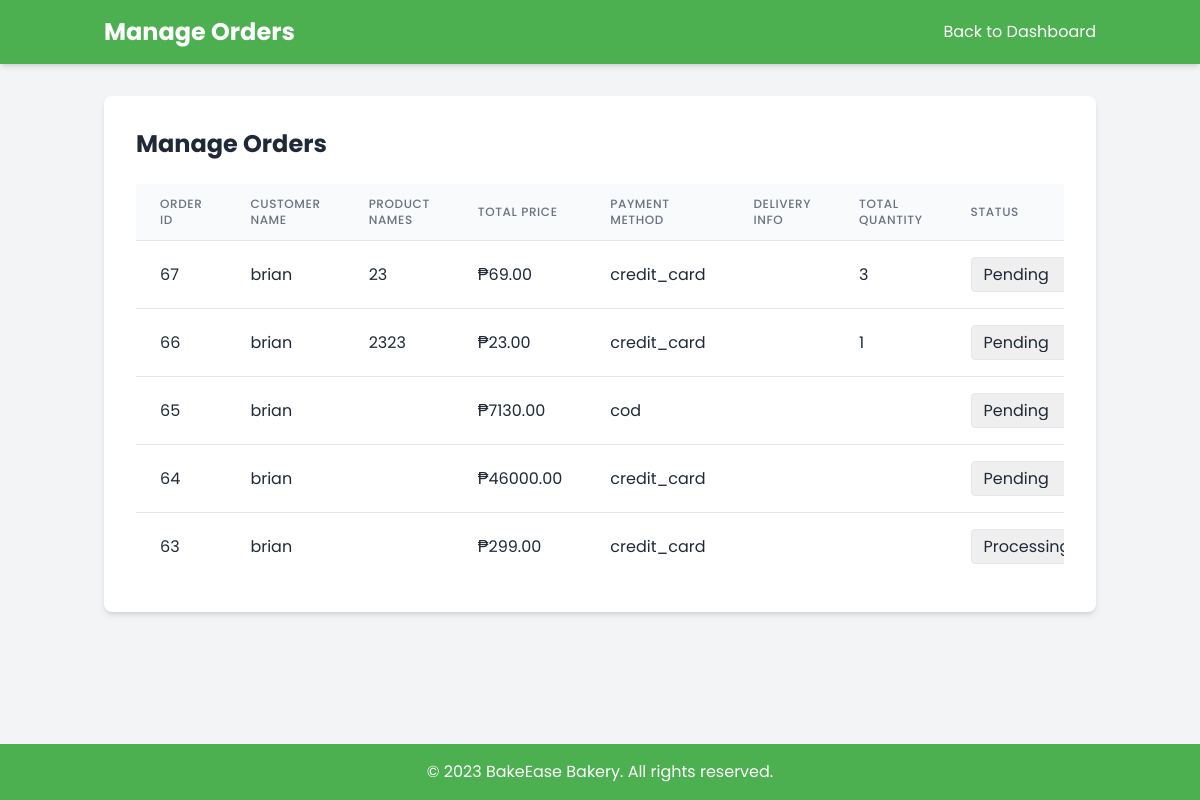
The app's page /views/admin/manage_orders.php (signed in), older data.
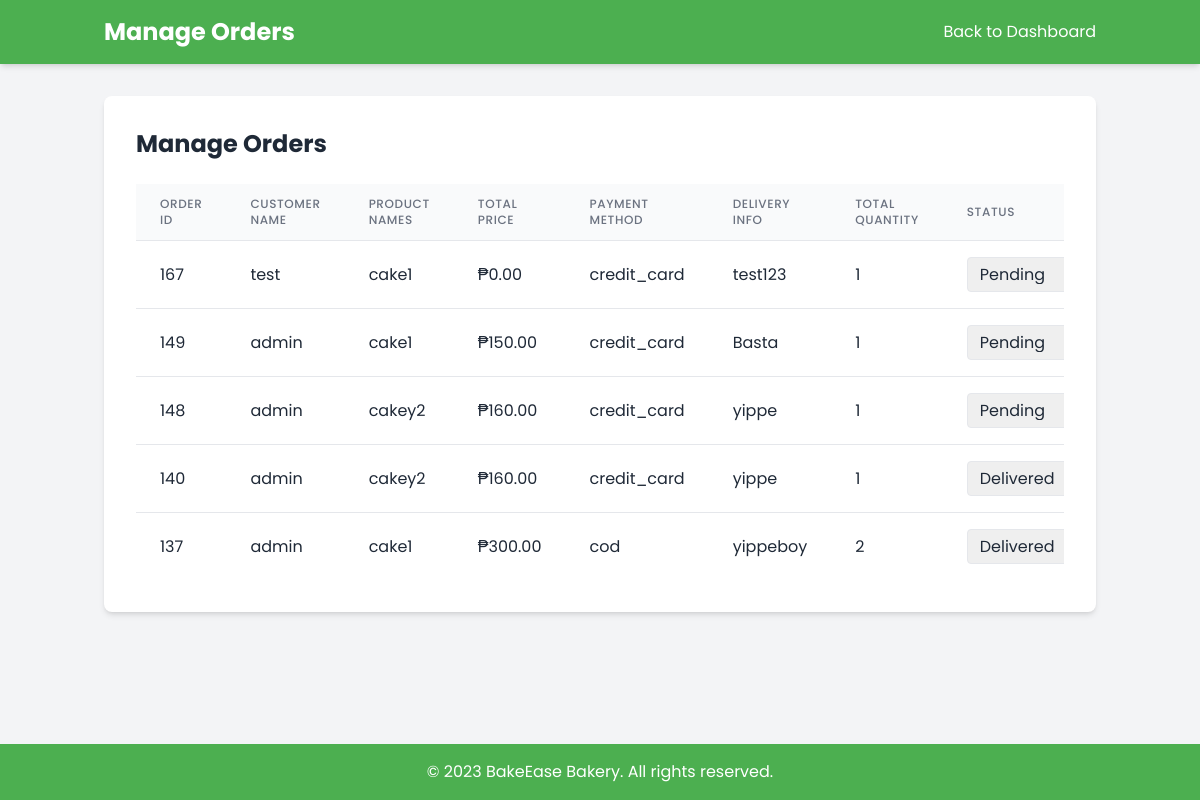
The same page, newer data.
### tables this page shows
CREATE TABLE `orders` (
  `id` int(11) NOT NULL,
  `user_id` int(11) NOT NULL,
  `customer_email` varchar(255) DEFAULT NULL,
  `product_id` int(11) NOT NULL,
  `quantity` int(11) NOT NULL,
  `total_price` decimal(10,2) NOT NULL,
  `payment_method` varchar(50) NOT NULL,
  `address` text NOT NULL,
  `status` varchar(50) DEFAULT 'pending',
  `order_date` timestamp NOT NULL DEFAULT current_timestamp(),
  `order_type` enum('delivery','pickup') NOT NULL DEFAULT 'pickup',
  `delivery_address` text DEFAULT NULL,
  `customer_name` varchar(255) DEFAULT NULL,
  `pickup_time` datetime DEFAULT NULL,
  `final_total` decimal(10,2) DEFAULT NULL
);

CREATE TABLE `users` (
  `id` int(11) NOT NULL,
  `name` varchar(255) NOT NULL,
  `email` varchar(255) NOT NULL,
  `password` varchar(255) NOT NULL,
  `reset_token` varchar(255) DEFAULT NULL,
  `isAdmin` tinyint(4) NOT NULL
);

### Classes/Database.php (called while the page is built, shortened)
<?php
class Database {
    private $servername = "localhost";
    private $username = "root";
    private $password = "";
    private $dbname = "bakery_oop";
    public function __construct() {
        $this->conn = new mysqli($this->servername, $this->username, $this->password, $this->dbname);
    }
}
?>

### Classes/AdminOrder.php (called while the page is built, shortened)
<?php
require_once "Database.php";
class AdminOrder extends Database {
  public function getOrders() {
    $sql = "SELECT o.*, u.name AS customer_name,
               SUBSTRING_INDEX(GROUP_CONCAT(p.name SEPARATOR ', '), ', ', 3) AS product_names,
               SUM(oi.quantity) AS total_quantity,
               (SELECT COUNT(*) FROM order_items WHERE order_id = o.id) AS total_products_in_order,
               CASE
                   WHEN o.order_type = 'delivery' THEN SUBSTRING_INDEX(o.delivery_address, '\n', 1)
                   ELSE CONCAT('Pickup - ', o.pickup_time)
               END AS delivery_info
            FROM orders o
            LEFT JOIN users u ON o.user_id = u.id
            LEFT JOIN order_items oi ON o.id = oi.order_id
            LEFT JOIN products p ON oi.product_id = p.id
            GROUP BY o.id
            ORDER BY o.id DESC";
    $result = $this->conn->query($sql);
    return ($result->num_rows > 0) ? $result->fetch_all(MYSQLI_ASSOC) : [];
  }
}
?>

### views/admin/manage_orders.php (the view, shortened to what the changed rows need)
<?php
include '../../classes/AdminOrder.php';
$adminOrder = new AdminOrder();
$orders = $adminOrder->getOrders();
?>
<!DOCTYPE html>
<html>
<head>
    <script src="https://cdn.tailwindcss.com"></script>
</head>
<body class="bg-gray-100 text-gray-800 font-sans min-h-screen flex flex-col">
    <header class="bg-primary text-white shadow-md py-4">
        <div class="container mx-auto px-4 flex justify-between items-center">
            <h1 class="text-2xl font-bold">Manage Orders</h1>
        </div>
    </header>
    <main class="container mx-auto px-4 py-8">
        <section class="manage-orders bg-white p-8 rounded-lg shadow-md">
            <h2 class="text-2xl font-bold mb-6">Manage Orders</h2>
            <div class="overflow-x-auto">
                <table class="min-w-full divide-y divide-gray-200 table-auto" id="ordersTable">
                    <thead>
                        <tr>
                          <th class="px-6 py-3 bg-gray-50 text-left text-xs font-medium text-gray-500 uppercase tracking-wider">Order ID</th>
                          <th class="px-6 py-3 bg-gray-50 text-left text-xs font-medium text-gray-500 uppercase tracking-wider">Customer Name</th>
                          <th class="px-6 py-3 bg-gray-50 text-left text-xs font-medium text-gray-500 uppercase tracking-wider">Product Names</th>
                          <th class="px-6 py-3 bg-gray-50 text-left text-xs font-medium text-gray-500 uppercase tracking-wider">Total Price</th>
                          <th class="px-6 py-3 bg-gray-50 text-left text-xs font-medium text-gray-500 uppercase tracking-wider">Payment Method</th>
                          <th class="px-6 py-3 bg-gray-50 text-left text-xs font-medium text-gray-500 uppercase tracking-wider">Delivery Info</th>
                          <th class="px-6 py-3 bg-gray-50 text-left text-xs font-medium text-gray-500 uppercase tracking-wider">Total Quantity</th>
                          <th class="px-6 py-3 bg-gray-50 text-left text-xs font-medium text-gray-500 uppercase tracking-wider">Status</th>
                        </tr>
                    </thead>
                    <tbody class="bg-white divide-y divide-gray-200">
                        <?php if (!empty($orders)): ?>
                            <?php foreach ($orders as $order): ?>
                                <tr id="order-row-<?= $order['id'] ?>">
                                    <td class="px-6 py-4 whitespace-nowrap"><?= $order['id'] ?></td>
                                    <td class="px-6 py-4 whitespace-nowrap"><?= $order['customer_name'] ?></td>
                                    <td class="px-6 py-4 whitespace-nowrap">
                                        <?= $order['product_names'] ?>
                                    </td>
                                    <td class="px-6 py-4 whitespace-nowrap">₱<?= $order['total_price'] ?></td>
                                    <td class="px-6 py-4 whitespace-nowrap"><?= $order['payment_method'] ?></td>
                                    <td class="px-6 py-4 whitespace-nowrap"><?= $order['delivery_info'] ?></td>
                                    <td class="px-6 py-4 whitespace-nowrap"><?= $order['total_quantity'] ?></td>
                                    <td class="px-6 py-4 whitespace-nowrap">
                                        <form method='post' action='../../actions/admin-order-actions.php'
                                              target="update-iframe" class="inline-block">
                                            <select name='new_status'
                                                    class="border rounded px-2 py-1 focus:outline-none focus:ring-2 focus:ring-primary">
                                                <option value='pending' <?= ($order['status'] == 'pending' ? 'selected' : '') ?>>Pending</option>
                                                <option value='processing' <?= ($order['status'] == 'processing' ? 'selected' : '') ?>>Processing</option>
                                                <option value='delivered' <?= ($order['status'] == 'delivered' ? 'selected' : '') ?>>Delivered</option>
                                            </select>
                                        </form>
                                    </td>
                                </tr>
                            <?php endforeach; ?>
                        <?php else: ?>
                            <tr>
                                <td colspan="10" class="px-6 py-4 whitespace-nowrap text-center">No orders found.</td>
                            </tr>
                        <?php endif; ?>
                    </tbody>
                </table>
            </div>
        </section>
    </main>
</body>
</html>

Row changes from the older to the newer data that the page shows:
removed orders: id "67", user.name "brian", product_names "23", total_price "69.00", payment_method "credit_card", total_quantity "3", new_status "Pending"
removed orders: id "66", user.name "brian", product_names "2323", total_price "23.00", payment_method "credit_card", total_quantity "1", new_status "Pending"
removed orders: id "65", user.name "brian", total_price "7130.00", payment_method "cod", new_status "Pending"
removed orders: id "64", user.name "brian", total_price "46000.00", payment_method "credit_card", new_status "Pending"
removed orders: id "63", user.name "brian", total_price "299.00", payment_method "credit_card", new_status "Processing"
added orders: id "167", user.name "test", product_names "cake1", total_price "0.00", payment_method "credit_card", delivery_info "test123", total_quantity "1", new_status "Pending"
added orders: id "149", user.name "admin", product_names "cake1", total_price "150.00", payment_method "credit_card", delivery_info "Basta", total_quantity "1", new_status "Pending"
added orders: id "148", user.name "admin", product_names "cakey2", total_price "160.00", payment_method "credit_card", delivery_info "yippe", total_quantity "1", new_status "Pending"
added orders: id "140", user.name "admin", product_names "cakey2", total_price "160.00", payment_method "credit_card", delivery_info "yippe", total_quantity "1", new_status "Delivered"
added orders: id "137", user.name "admin", product_names "cake1", total_price "300.00", payment_method "cod", delivery_info "yippeboy", total_quantity "2", new_status "Delivered"
